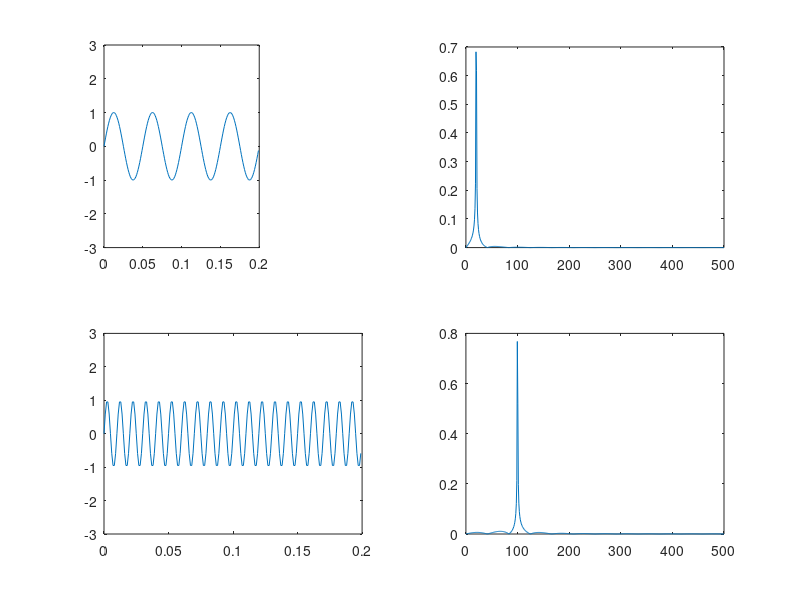
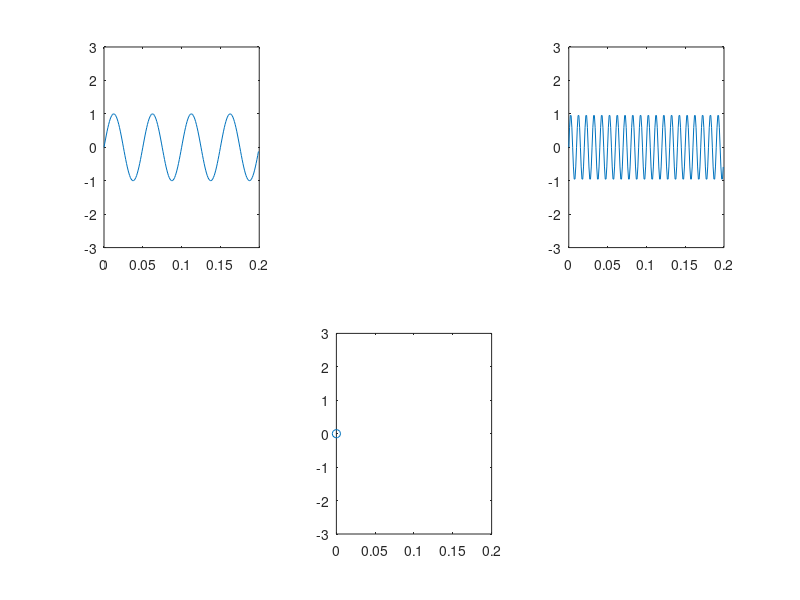

Reproduce these figures in MATLAB, in order. (Note: this script raises an error after producing the figures.)
clear all;
close all;
clc;

t = (0:0.001:1)';

y1 = sin(2*pi*20*t);

subplot(2,3,1);
plot(t(1:200),y1(1:200));
axis([0 0.2 -3 3]);

pause;

L = length(t);
Fs = 1000;
NFFT = 2^nextpow2(L); % Next power of 2 from length of y
Y = fft(y1,NFFT)/L;
f = Fs/2*linspace(0,1,NFFT/2+1);
subplot(2,2,2);
plot(f,2*abs(Y(1:NFFT/2+1)));

pause;

y2 = sin(2*pi*100*t);

subplot(2,2,3);
plot(t(1:200),y2(1:200));
axis([0 0.2 -3 3]);

pause;

L = length(t);
Fs = 1000;
NFFT = 2^nextpow2(L); % Next power of 2 from length of y
Y = fft(y2,NFFT)/L;
f = Fs/2*linspace(0,1,NFFT/2+1);
subplot(2,2,4);
plot(f,2*abs(Y(1:NFFT/2+1)));

pause;

figure;

subplot(2,3,1);
plot(t(1:200),y1(1:200));
axis([0 0.2 -3 3]);

subplot(2,3,3);
plot(t(1:200),y2(1:200));
axis([0 0.2 -3 3]);

pause;

hold on;
y3 = y1 + y2;

for counter = 1:200
    
    subplot(2,3,5);
    plot(t(counter),y3(counter),'o');
    axis([0 0.2 -3 3]);
    
    hold on;
    drawnow;
    
    WaitSecs(0.05);
    
end

pause;
    
figure;

subplot(1,2,1);
plot(t(1:200),y3(1:200));
axis([0 0.2 -3 3]);

pause;

L = length(t);
Fs = 1000;
NFFT = 2^nextpow2(L); % Next power of 2 from length of y
Y = fft(y3,NFFT)/L;
f = Fs/2*linspace(0,1,NFFT/2+1);
subplot(1,2,2);
plot(f,2*abs(Y(1:NFFT/2+1)));

pause;